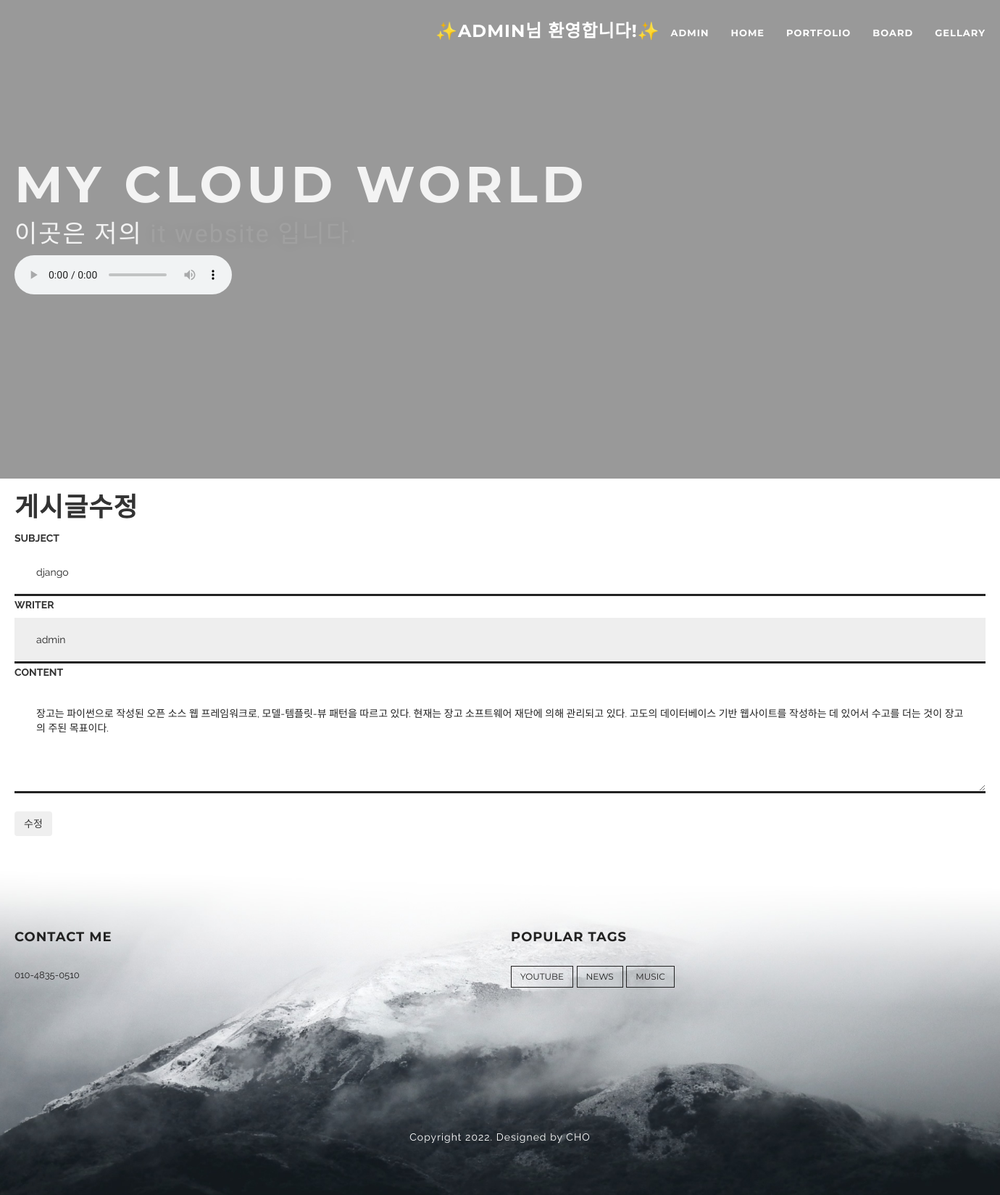
Page /board/update/2 (signed in) on the committed database.
### acc/models.py (models this page shows)
class User(AbstractUser):
    comment = models.TextField()
    point = models.IntegerField(default=0)

### board/models.py (models this page shows, shortened)
class Board(models.Model):
    subject = models.CharField(max_length=100)
    writer = models.ForeignKey(User, null=True, default=0, on_delete=models.CASCADE)
    content = models.TextField()
    pubdate = models.DateTimeField()
    likey = models.ManyToManyField(User, blank=True, related_name="likey")

### board/views.py (the view)
# urls.py: path('update/', views.update, name="update"),
def update(request, bpk):
    b = Board.objects.get(id=bpk)
    if b.writer != request.user:
        return redirect("board:index")
    if request.method == "POST":
        s = request.POST.get("sub")
        c = request.POST.get("con")
        b.subject, b.content = s,c
        b.save()
        return redirect("board:detail", bpk)
    context = {
        "b" : b
    }
    return render(request, "board/update.html", context)

### templates/board/update.html (shortened to what this page needs)
{% extends 'base.html' %}
{% block con %}
<div class="container">
    <h1><b>게시글수정</b></h1>
    <form method="post">
        <div class="mb-3 mt-5">
            <label class="form-label"><b>SUBJECT</b></label>
            <input type="text" name="sub" value="{{b.subject}}" class="form-control">
        </div>
        <div class="mb-3">
            <label class="form-label"><b>WRITER</b></label>
            <input type="text" class="form-control" disabled value="{{ b.writer }}">
        </div>
        <div class="mb-3">
            <label class="form-label"><b>CONTENT</b></label>
            <textarea class="form-control" name="con" style="height: 150px;">{{ b.content }}</textarea>
        </div><br>
        <div class="text-end mt-3">
            <button class="btn btn-dark">수정</button>
        </div>
    </form>
</div>
{% endblock %}

### templates/base.html (shortened to what this page needs)
{% load static %}
<!DOCTYPE html>
<html lang="en">
<head>
    <link href="{% static 'assets/css/bootstrap.min.css' %}" rel="stylesheet">
    <link href="{% static 'assets/css/animate.css' %}" rel="stylesheet">
    <link href="{% static 'assets/css/plugins.css' %}" rel="stylesheet">
    <link href="{% static 'assets/css/style.css' %}" rel="stylesheet">
    <link href="{% static 'assets/font-awesome/css/font-awesome.min.css' %}" rel="stylesheet" type="text/css">
    <link href="{% static 'assets/css/pe-icons.css" rel="stylesheet' %}">
	<link rel="stylesheet" href="https://unpkg.com/swiper/swiper-bundle.min.css">
	<link rel="stylesheet" href="{% static 'assets/css/styles.css' %}">
</head>
<body id="page-top" class="index">
    {% if user.is_superuser %}
    <div class="master-wrapper">
        <nav class="navbar navbar-default navbar-fixed-top fadeInDown" data-wow-delay="0.5s">
            <div class="container">
                <div class="text-center">
                    <ul class="nav navbar-nav navbar-right">
                        <li class="dropdown">
                            <h3 style="color: white" class="text-center"><b>✨{{user}}</b>님 환영합니다!✨</h3>
                        </li>
                        <li class="dropdown">
                            <a href="#" class="dropdown-toggle" data-toggle="dropdown">admin </a>
                        </li>
                        <li class="dropdown">
                            <a href="#" class="dropdown-toggle" data-toggle="dropdown">Home </a>
                        </li>
                        <li class="dropdown">
                            <a href="#" class="dropdown-toggle" data-toggle="dropdown">Portfolio </a>
                        </li>
                        <li class="dropdown">
                            <a href="#" class="dropdown-toggle" data-toggle="dropdown">Board </a>
                        </li>
                        <li class="dropdown">
                            <a href="#" class="dropdown-toggle" data-hover="dropdown" data-toggle="dropdown">Gellary </a>
                        </li>
                    </ul>
                </div>
            </div>
        </nav>
        <header id="headerwrap" class="dark-wrapper backstretched special-max-height no-overlay">
            <div class="container vertical-center">
                <div class="intro-text vertical-center text-left smoothie">
                    <div class="intro-heading wow fadeIn heading-font" data-wow-delay="0.2s">MY cloud world</div>
                    <div class="intro-sub-heading wow fadeIn secondary-font" data-wow-delay="0.4s">이곳은 저의 <span class="rotate">it website 입니다., it portfolio 입니다.</span>
                    <br><audio controlsList="nodownload" autoplay controls loop src="{% static 'assets/img/bg/나의 X에게.mp3' %}"></audio></div>
                </div>
            </div>
        </header>
    {% endif %}
        {% block con %}
        {% endblock %}
        <div id="footer-wrapper" class="footer-image-bg">
            <section class="transparent-wrapper">
                <div class="section-inner">
                    <div class="container">
                        <div class="row">
                            <div class="col-md-6">
                                <div class="widget about-us-widget">
                                    <h4 class="widget-title">Contact me</h4>
                                    <p>010-4835-0510</p>
                                </div>
                            </div>
                            <div class="col-md-6">
                                <div class="widget">
                                    <h4 class="widget-title">Popular Tags</h4>
                                    <div class="tagcloud">
                                        <a href="https://www.youtube.com/" class="tag-link btn btn-theme btn-white btn-xs smoothie" title="3 topics">youtube</a>
                                        <a href="https://news.naver.com/" class="tag-link btn btn-theme btn-white btn-xs smoothie" title="3 topics">News</a>
                                        <a href="https://vibe.naver.com/" class="tag-link btn btn-theme btn-white btn-xs smoothie" title="3 topics">Music</a>
                                    </div>
                                </div>
                            </div>
                        </div>
                    </div>
                </div>
            </section>
            <footer class="white-wrapper">
                <div class="container">
                    <div class="text-center">
                        <span class="copyright">Copyright 2022. Designed by CHO</span>
                    </div>
                </div>
            </footer>
        </div>
    </div>
</body>
</html>

### static/assets/css/style.css (style rules this page uses)
body { overflow-x: hidden; font-family: 'Raleway', "Helvetica Neue", Helvetica, Arial, sans-serif; background-color: #fff; font-weight: 400; line-height: 1.75; color: #333 }
.secondary-font { font-family: 'Crete Round', "Helvetica Neue", Helvetica, Arial, sans-serif; text-transform: none; }
.heading-font, .navbar-default .navbar-brand, .navbar-default .nav li a { font-family: 'Montserrat', "Helvetica Neue", Helvetica, Arial, sans-serif; text-transform: none; }
p { font-size: 13px; line-height: 26px; }
a, a:hover, a:focus, a:active, a.active { outline: 0; text-decoration: none }
a { color: #333 }
h1, h2, h3, h4, h5, h6 { font-family: 'Montserrat', "Helvetica Neue", Helvetica, Arial, sans-serif; text-transform: uppercase; font-weight: 700; letter-spacing: 1px }
body { webkit-tap-highlight-color: #333 }
.smoothie, .smoothie:hover { -webkit-transition: all .5s ease-in-out; -moz-transition: all .5s ease-in-out; -o-transition: all .5s ease-in-out; -ms-transition: all .5s ease-in-out; transition: all .5s ease-in-out }
@media (min-width: 1200px) { .container { width: 1370px; } }
.btn { font-family: 'Montserrat', "Helvetica Neue", Helvetica, Arial, sans-serif; }
.btn-white { border-color: #f3f3f3; color: #f3f3f3; }
.navbar-default { border-color: transparent; background-color: #182326 }
.navbar-default .nav li a { text-transform: uppercase; font-weight: 700; font-size: 13px; color: #333; padding: 25px 15px; -webkit-transition: all .5s ease-in-out; -moz-transition: all .5s ease-in-out; -o-transition: all .5s ease-in-out; -ms-transition: all .5s ease-in-out; transition: all .5s ease-in-out; letter-spacing: 1px; }
.navbar-default.background--dark .nav li > a, .navbar-default.background--dark .navbar-brand, #headerwrap.background--dark .intro-text, .navbar-default .nav li > a, .navbar-default .navbar-brand, #headerwrap .intro-text { color: #fff; }
#headerwrap { background-color: #f3f3f3; overflow: hidden }
header { color: #333 }
header .intro-text { padding-top: 100px; padding-bottom: 50px; color: #333 }
header .intro-text .intro-heading { margin-bottom: 60px; text-transform: uppercase; font-size: 30px; font-weight: 700; line-height: 30px }
section { background-color: #fff; clear: both; }
.dark-wrapper { background-color: #111111 }
.dark-wrapper h1, .dark-wrapper h2, .dark-wrapper h3, .dark-wrapper h4, .dark-wrapper h5, .dark-wrapper h6, .dark-wrapper p, .dark-wrapper a, .dark-wrapper, .dark-wrapper * { color: #f3f3f3 }
.section-inner { padding: 120px 0 }
.tagcloud a { border-radius: 0; padding: 5px 12px; text-transform: uppercase; margin: 0 1px 5px 0; border: 1px solid; }
footer.white-wrapper { padding: 60px 0; background-color: #000; }
footer.white-wrapper * { color: #fff; }
footer.white-wrapper span.copyright { letter-spacing: 1px; text-transform: uppercase; text-transform: none; line-height: 40px }
.widget-title { margin-bottom: 30px; }
.footer-image-bg { background-image: url(../img/footer-bg.jpeg); background-size: cover; background-position: center center; }
.footer-image-bg .dark-wrapper, .footer-image-bg .white-wrapper { background-color: transparent !important; border: none; }
.footer-image-bg *, .footer-image-bg a { color: #222; }
.form-control { display: block; width: 100%; height: 40px; padding: 30px 30px; font-size: 14px; line-height: 1.42857143; color: #222; background-color: transparent; background-image: none; border: none; border-bottom: 3px solid #222; border-radius: 0; -webkit-box-shadow: none; box-shadow: none }
.transparent-wrapper { background-color: transparent; }
@media (min-width:767px) { header .intro-text { padding-top: 420px; padding-bottom: 100px } }
@media (min-width:767px) { header .intro-text .intro-heading { margin-bottom: 20px; text-transform: uppercase; font-size: 70px; font-weight: 700; letter-spacing: 6px; line-height: 38px } }
@media (min-width:767px) { .intro-sub-heading { font-size: 34px; text-transform: lowercase; letter-spacing: 2px; font-weight: 300; } }
@media (min-width:768px) { .navbar-default { padding: 10px 0; border: 0; background-color: transparent; -webkit-transition: all .5s ease-in-out; -moz-transition: all .5s ease-in-out; -o-transition: all .5s ease-in-out; -ms-transition: all .5s ease-in-out; transition: all .5s ease-in-out } }
@media (min-width:768px) { .special-max-height { max-height: 660px !important; height: 660px !important; } }

### static/assets/css/styles.css (style rules this page uses)
* { margin: 0px; padding: 0px; }
ul,ol,li { list-style: none; }
a { text-decoration: none; }

### rows in the picture
User: username "ADMIN"
Board: sub "django", writer "admin", con "장고는 파이썬으로 작성된 오픈 소스 웹 프레임워크로, 모델-템플릿-뷰 패턴을 따르고 있다. 현재는 장고 소프트웨어 재단에 의해 관리되고 있다. 고도의 데이터베이스 기반 웹사이트를 작성하는 데 있어서 수고를 더는 것이 장고의 주된 목표이다."
